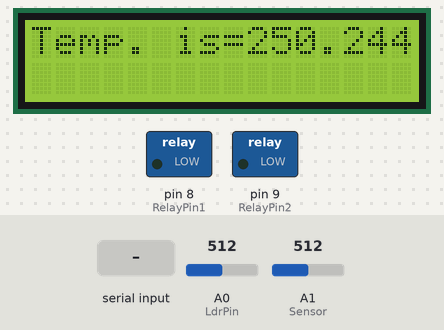
The sketch below on a simulated Arduino Uno, built with avr-gcc and run on an emulated ATmega328P. Shown: 16×2 character LCD, switched loads named in the sketch (green lamp = pin HIGH). Inputs (shaded band) come from the test bench; at power-on: A1 (Sensor) = 512, A0 (LdrPin) = 512. The modem accepts every AT command (registered, SIM ready, sends succeed) and sends nothing else; what the sketch prints to the serial monitor is not drawn.

Above: at 1.4 s.
1.5 s: A1 (Sensor) set to 716
At 3.1 s:
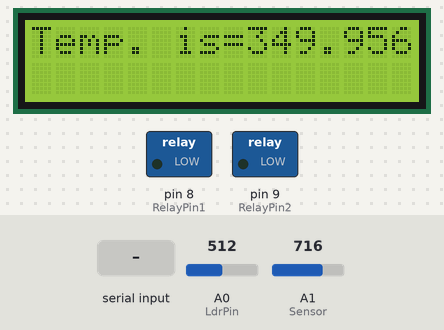
3.7 s: A0 (LdrPin) set to 208
6.5 s: A0 (LdrPin) set to 183
At 9.7 s:
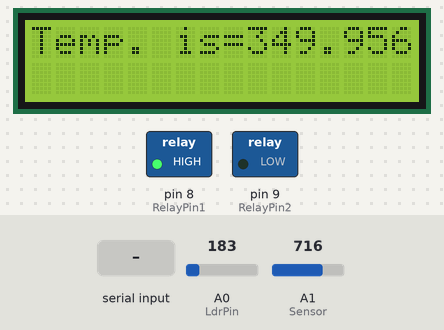
10.7 s: "Led_on" received over the second serial link
At 12.6 s:
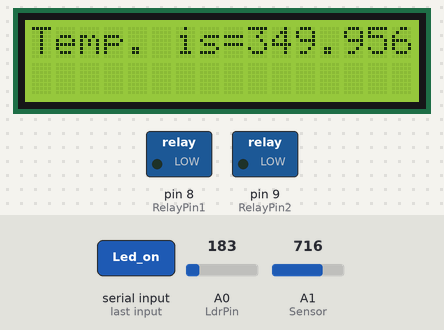
13.8 s: A1 (Sensor) set to 900
At 16.9 s:
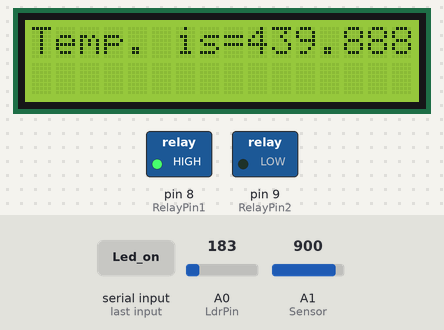
Timing chart, 0 to 18.4 s (numbered marks = the images above; inputs shaded):
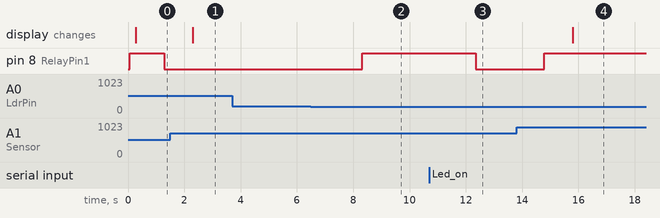

Measured:
- the behaviour switches between 201 and 200 on A0 (LdrPin) (found by bisection; images 1 and 2)
- after the input at 1.5 s, the display: changes after 0.80 s (image 1)
- after the input at 3.7 s, every drawn part: stays the same
- after the input at 6.5 s, pin 8 (RelayPin1): LOW → HIGH after 1.8 s
- after the input at 10.7 s, pin 8 (RelayPin1): HIGH → LOW after 1.6 s
- after the input at 13.8 s, the display: changes after 2.0 s (image 4)

The sketch:

REFERENCEING_AND_ERROR_CORRECTING_HOME_AUTOMATION.ino
```cpp
#include <SoftwareSerial.h> // Library for using serial communication
#include<LiquidCrystal.h>


SoftwareSerial SIM900(10, 11); // Pins 10, 11 are used as used as software serial pins
LiquidCrystal Lcd(2,3,4,5,6,7);  // sets the interfacing pins

float LdrPin=A0;
int RelayPin1=8;
int RelayPin2=9;
float Sensor=A1;
float tempc;
float tempf;
float vout;

String incomingData;   // for storing incoming serial data
String message = "";   // A String for storing the message


void setup() {

 Lcd.begin(16,2);  // initializes the 16x2 LCD
 pinMode(RelayPin1,OUTPUT); // Setting erlay pin as output pin
 pinMode(RelayPin2,OUTPUT);
 pinMode(LdrPin,INPUT);
 pinMode(Sensor,INPUT);

  Serial.begin(115200); // baudrate for serial monitor
  SIM900.begin(19200); // baudrate for GSM shield


  digitalWrite(RelayPin1, HIGH);  // Making relay pin initailly low

  // set SMS mode to text mode
  SIM900.print("AT+CMGF=1\r");
  delay(100);

  // set gsm module to tp show the output on serial out
  SIM900.print("AT+CNMI=2,2,0,0,0\r");
  delay(100);
}

void loop() {


 int LdrStatus=analogRead(LdrPin);

 vout=analogRead(Sensor);
 vout=(vout*500)/1023;
 tempc=vout;
 tempf=((vout*1.8)+32);

 Lcd.setCursor(0,0);   //sets the cursor at row 0 colum
 Lcd.print("Temp. is=");  // prints 16x2 LCD MODULE
 Lcd.print(tempc);  //Prints temprature in degree centigrate
 Lcd.print(tempf);  //Prints temprature in farenheit
 delay(1000);

 Lcd.setCursor(2,1);  //sets the cursor at row 1 column 2
 if(LdrStatus<=200)
 {
  digitalWrite(RelayPin1,HIGH);
  Serial.print("Its DARK, Turn on the LED : ");
  Serial.println(LdrStatus);
  }
  else {
    digitalWrite(RelayPin1, LOW);
    Serial.print("Its BRIGHT, Turn off the LED : ");
    Serial.println(LdrStatus);
    }

//Function for receiving sms
  receive_message();

  // if received command is to turn on relay
  if(incomingData.indexOf("Led_on")>=0)
  {
    digitalWrite(RelayPin1, LOW);
    message = "Led is turned ON";
    // Send a sms back to confirm that the relay is turned on
    send_message(message);
  }

  // if received command is to turn off relay
  if(incomingData.indexOf("Led_off")>=0)
  {
    digitalWrite(RelayPin1, HIGH);
    message = "Led is turned OFF";
    // Send a sms back to confirm that the relay is turned off
    send_message(message);
  }
}
void send_message(String message)
{
  SIM900.println("AT+CMGF=1");    //Set the GSM Module in Text Mode
  delay(100);
  SIM900.println("AT+CMGS=\"+918550901610\""); // Replace it with your mobile number
  delay(100);
  SIM900.println(message);   // The SMS text you want to send
  delay(100);
  SIM900.println((char)26);  // ASCII code of CTRL+Z
  delay(100);
  SIM900.println();
  delay(1000);
}

void receive_message()
{
  if (SIM900.available() > 0)
  {
    incomingData = SIM900.readString(); // Get the data from the serial port.
    Serial.print(incomingData);
    delay(10);
  }
}
```
